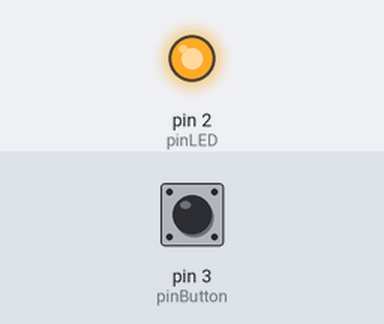
A sketch run on a simulated Arduino Uno, built with avr-gcc and run on an emulated ATmega328P. On the bench: output pins drawn as LEDs (lit = HIGH). Dashed ring = blinking. The inputs (shaded band) are chosen by the test bench; at power-on: pin 3 (pinButton) HIGH.

Above: at 1.2 s.
1.3 s: pin 3 (pinButton) pulled LOW for 3.2 s
At 4.6 s:
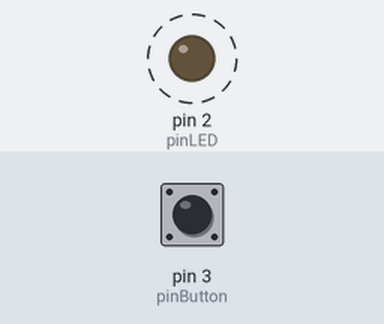
6.0 s: pin 3 (pinButton) pulled LOW for 0.15 s
At 7.1 s:
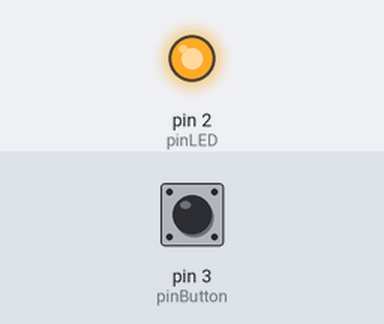
Timing chart, 0 to 9.0 s (numbered marks = the images above; inputs shaded):
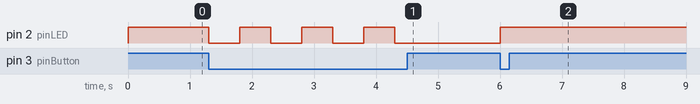

Measured:
- after the input at 1.3 s, pin 2 (pinLED): alternates HIGH for 0.50 s and LOW for 0.50 s, 7 changes in all, then stays LOW, starting at once
- after the input at 6.0 s, pin 2 (pinLED): LOW → HIGH at once

The sketch:

LED-Button.ino
```cpp
// LED-Button.ino - Digital Input/Output example - 2024-02-15-hp
// Tested on Arduino Uno
// [+5V]---[=1kOhm=]---[LED]---[D2]
// [GND]---[Button]---[D3]

const int delaytime_ms = 500;  // delay 1000ms = 1s, 500ms = 0.5s
const int pinLED = 2;          // Pin 2 - Digital Output
const int pinButton = 3;       // Pin 3 - Digital Input

int stateLED = 1;  // start state: LED off

void setup() {
  pinMode(pinButton, INPUT_PULLUP);
  pinMode(pinLED, OUTPUT);
  digitalWrite(pinLED, stateLED);  // LED off (initial)
}

void loop() {
  if (digitalRead(pinButton) == LOW) {
    stateLED = 1 - stateLED;         // reverse LED status
    digitalWrite(pinLED, stateLED);  // LED on or off (stateLED==0 -> ON, stateLED==1 -> OFF)
    delay(delaytime_ms);
  }
}

// EOF
```
